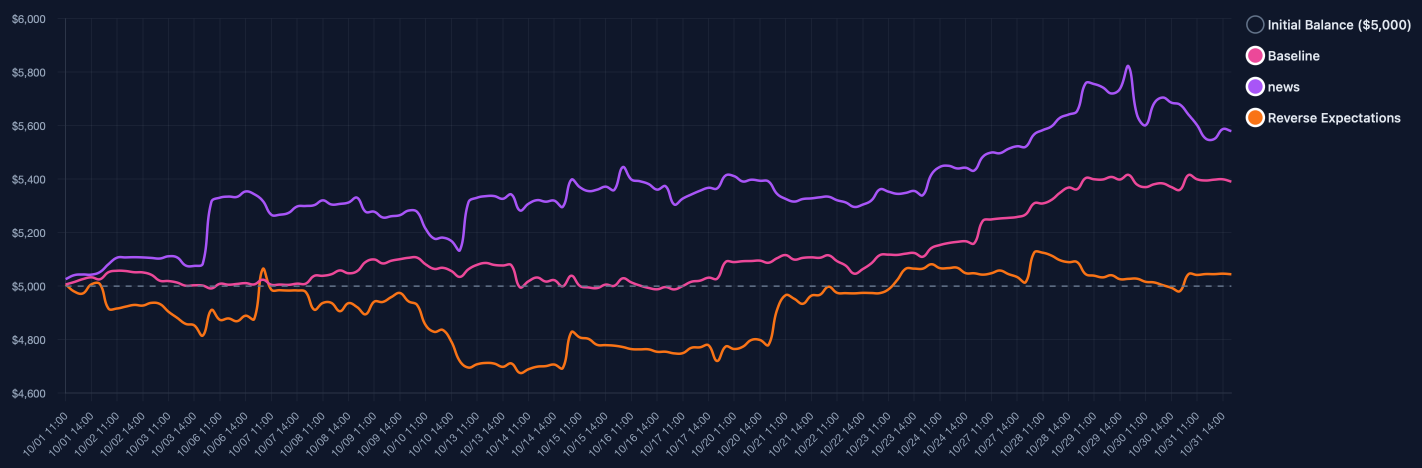
#> input picture assets/attack_with_reverse_expectations.png, 2844 x 936 px, found by its file name (shown at 1/2 size)
$ python local_magnification.py
#> lines starting #> are read from the running program, lines starting #| are printed output that depends on the picture; after the words box and inside, x2 and y2 are one past the last pixel; in counts of white or black regions, pixels touching at a corner belong together
import matplotlib.pyplot as plt
import matplotlib.image as mpimg
from matplotlib.patches import Rectangle, ConnectionPatch
import matplotlib.colors as mcolors
import numpy as np

TARGET_LINE_COLORS = [
    "#3480b8",  # blue
    "#f5cb5c",  # yellow
    "#c82423",  # red
]


# [76 lines left out: functions _add_glow_border, _gaussian_blur, _dilate_mask, not called in this run]


def _enhance_zoom_lines(
    zoom_img: np.ndarray,
    target_colors: list[str] = TARGET_LINE_COLORS,
    hue_threshold: float = 0.015,
    sat_threshold: float = 0.25,
    val_threshold: float = 0.35,
    dilation_passes: int = 3,
    blend_factor: float = 0.15,
) -> np.ndarray:
    """Thicken the curves in the enlarged area as much as possible while preserving the original hue."""

    if zoom_img.ndim != 3 or zoom_img.shape[2] < 3:
        return zoom_img

    arr = zoom_img.astype(np.float32)
    orig_dtype = zoom_img.dtype

    needs_rescale = arr.max() > 1.5
    if needs_rescale:
        arr /= 255.0

    rgb = arr[..., :3].clip(0.0, 1.0)
    hsv = mcolors.rgb_to_hsv(rgb)
    value_channel = hsv[..., 2]
    saturation_channel = hsv[..., 1]

    for color_hex in target_colors:
        target_rgb = np.array(mcolors.to_rgb(color_hex), dtype=np.float32)
        target_hsv = mcolors.rgb_to_hsv(target_rgb.reshape(1, 1, 3))[0, 0]

        hue_diff = np.abs(hsv[..., 0] - target_hsv[0])
        hue_diff = np.minimum(hue_diff, 1.0 - hue_diff)
        mask = (
            (hue_diff < hue_threshold)
            & (saturation_channel > sat_threshold)
            & (value_channel > val_threshold)
        )
        if not np.any(mask):
            continue

        dilated = _dilate_mask(mask, iterations=dilation_passes)
        edge_mask = dilated & ~mask

        for channel in range(3):
            channel_data = rgb[..., channel]
            channel_data[edge_mask] = (
                channel_data[edge_mask] * (1 - blend_factor)
                + target_rgb[channel] * blend_factor
            )
            channel_data[mask] = (
                channel_data[mask] * (1 - blend_factor / 2)
                + target_rgb[channel] * (blend_factor / 2)
            )
            rgb[..., channel] = channel_data

        if arr.shape[2] == 4:
            alpha_channel = arr[..., 3]
            alpha_channel[dilated] = np.clip(alpha_channel[dilated], 0.8, 1.0)
            arr[..., 3] = alpha_channel

    result = np.clip(rgb, 0.0, 1.0)

    if arr.shape[2] == 4:
        alpha_channel = np.clip(arr[..., 3], 0.0, 1.0)
        combined = np.zeros_like(arr)
        combined[..., :3] = result
        combined[..., 3] = alpha_channel
    else:
        combined = result

    if orig_dtype == np.uint8 or needs_rescale:
        combined = (combined * 255.0).round().astype(np.uint8)
    elif np.issubdtype(orig_dtype, np.floating):
        combined = combined.astype(orig_dtype)

    return combined


def zoom_asset_graph():
    img_path = "assets/attack_with_reverse_expectations.png"
    box = [391, 549, 157, 380]
    img = mpimg.imread(img_path)
#> img is the input picture: shape (936, 2844, 4) float32; mean R, G, B, A 0.0846, 0.107, 0.18, 1
    h, w, _ = img.shape
#> h = 936; w = 2844

    fig = plt.figure(figsize=(12, 8), dpi=300)
    plt.rcParams['font.family'] = 'Times New Roman'

    left_big, bottom_big, width_big, height_big = 0.05, 0.05, 0.9, 0.9
    ax_big = fig.add_axes([left_big, bottom_big, width_big, height_big])
    ax_big.imshow(img)
    ax_big.axis('off')

    x1, x2, y1, y2 = box
    ax_big.plot(
        [x1, x2, x2, x1, x1],
        [y1, y1, y2, y2, y1],
        color="#3D9F3C",
        linestyle="--",
        linewidth=3,
    )

    zoomed_img = img[int(y1):int(y2), int(x1):int(x2)]
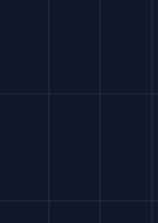
#> zoomed_img: shape (223, 158, 4) float32; mean R, G, B, A 0.0612, 0.0926, 0.167, 1
    left_zoom, bottom_zoom, width_zoom, height_zoom = 0.42, 0.34, 0.35, 0.35
    zoomed_img = _enhance_zoom_lines(zoomed_img)
#> in _enhance_zoom_lines, `needs_rescale = arr.max() > 1.5`: needs_rescale = False
#> in _enhance_zoom_lines, `rgb = arr[..., :3].clip(0.0, 1.0)`:
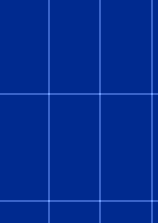
#> rgb: shape (223, 158, 3) float32; mean R, G, B 0.0612, 0.0926, 0.167; drawn with min black and max white
#> in _enhance_zoom_lines, `hsv = mcolors.rgb_to_hsv(rgb)`: hsv: shape (223, 158, 3) float32; mean of channels 0, 1, 2 0.617, 0.635, 0.167
#> in _enhance_zoom_lines, `value_channel = hsv[..., 2]`:
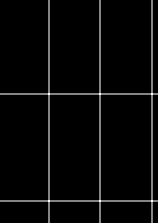
#> value_channel: shape (223, 158) float32; min 0.165, max 0.247, mean 0.167; drawn with min black and max white
#> in _enhance_zoom_lines, `saturation_channel = hsv[..., 1]`:
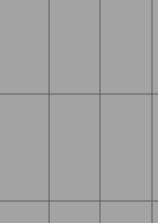
#> saturation_channel: shape (223, 158) float32; min 0.429, max 0.643, mean 0.635
#> the loop in _enhance_zoom_lines, `for color_hex in target_colors:` made 3 passes
#> pass 1, in _enhance_zoom_lines, `hue_diff = np.abs(hsv[..., 0] - target_hsv[0])`:
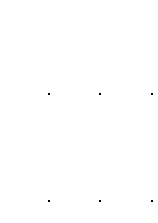
#> hue_diff: shape (223, 158) float32; values 0.0404 (black) and 0.0466 (white), 99.9% white; black in thin lines or dots, all inside (x1, y1, x2, y2) = (48, 93, 153, 202)
#> in _enhance_zoom_lines, `alpha_channel = np.clip(arr[..., 3], 0.0, 1.0)`: alpha_channel: shape (223, 158) float32; every value is 1
    ax_zoom = fig.add_axes([left_zoom, bottom_zoom, width_zoom, height_zoom])
    ax_zoom.imshow(zoomed_img)
    for spine in ax_zoom.spines.values():
        spine.set_visible(False)
    ax_zoom.set_xticks([])
    ax_zoom.set_yticks([])
    rect = Rectangle(
        (0, 0),
        1,
        1,
        transform=ax_zoom.transAxes,
        fill=False,
        edgecolor='#3D9F3C',
        linewidth=5,
        linestyle='--',
        zorder=5,
    )
    ax_zoom.add_patch(rect)
    ax_zoom.set_title('Early Information Gap', fontsize=12, color='#ffd966')

    connectors = [
        ConnectionPatch(
            xyA=(x2, y1),
            xyB=(0, 1),
            coordsA='data',
            coordsB='axes fraction',
            axesA=ax_big,
            axesB=ax_zoom,
            color='#3D9F3C',
            linewidth=3,
            linestyle='--'
        ),
        ConnectionPatch(
            xyA=(x2, y2),
            xyB=(0, 0),
            coordsA='data',
            coordsB='axes fraction',
            axesA=ax_big,
            axesB=ax_zoom,
            color='#3D9F3C',
            linewidth=3,
            linestyle='--'
        )
    ]
    for conn in connectors:
        fig.add_artist(conn)

    plt.savefig(
        'assets/zoomed_attack_with_reverse_expectations1.png',
        bbox_inches='tight',
        pad_inches=0,
        dpi=300
    )
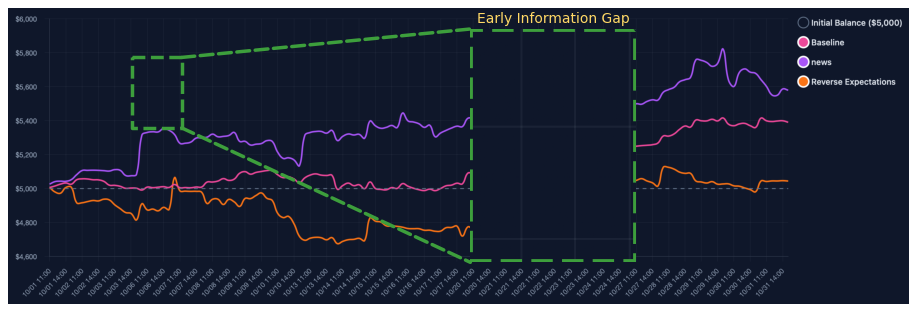
#> figure drawn by matplotlib, 2 panels
    plt.show()

zoom_asset_graph()

$ run again, with assets/attack_with_fake_news.png copied over assets/attack_with_reverse_expectations.png
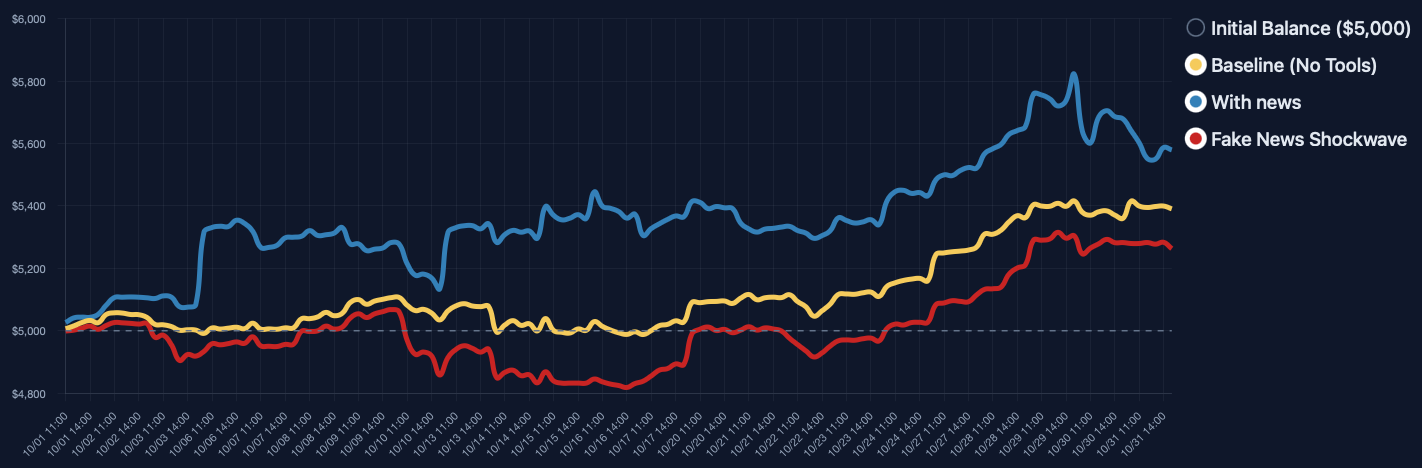
#> input picture assets/attack_with_fake_news.png, 1422 x 468 px, found by its file name
#> in zoom_asset_graph, img is the input picture: shape (468, 1422, 4) float32; mean R, G, B, A 0.0904, 0.117, 0.186, 1
#> needs_rescale = False
#> hsv: shape (223, 158, 3) float32; mean of channels 0, 1, 2 0.584, 0.641, 0.235
#> the loop in _enhance_zoom_lines, `for color_hex in target_colors:` made 3 passes
#> pass 1, in _enhance_zoom_lines, `mask = ( (hue_diff < hue_threshold) & (saturation_channel > sat_thresh..`:
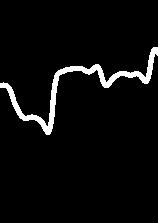
#> mask: shape (223, 158) bool; 4.3% white; 1 white region, box (x1, y1, x2, y2) and area: (0, 47, 158, 135) 1522
#> in zoom_asset_graph, `plt.savefig( 'assets/zoomed_attack_with_reverse_expectations1.png', bb..`:
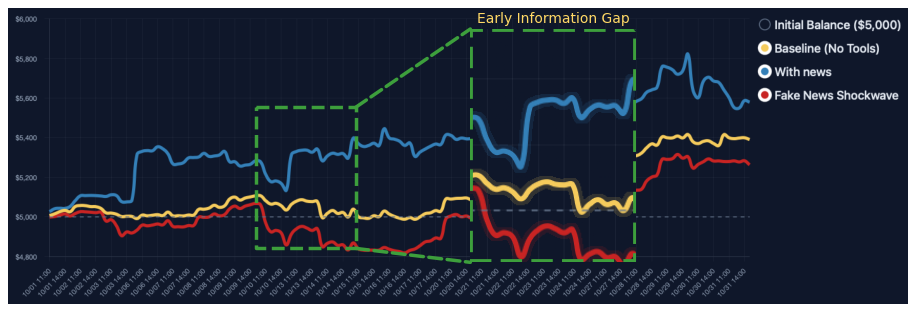
#> figure drawn by matplotlib, 2 panels
